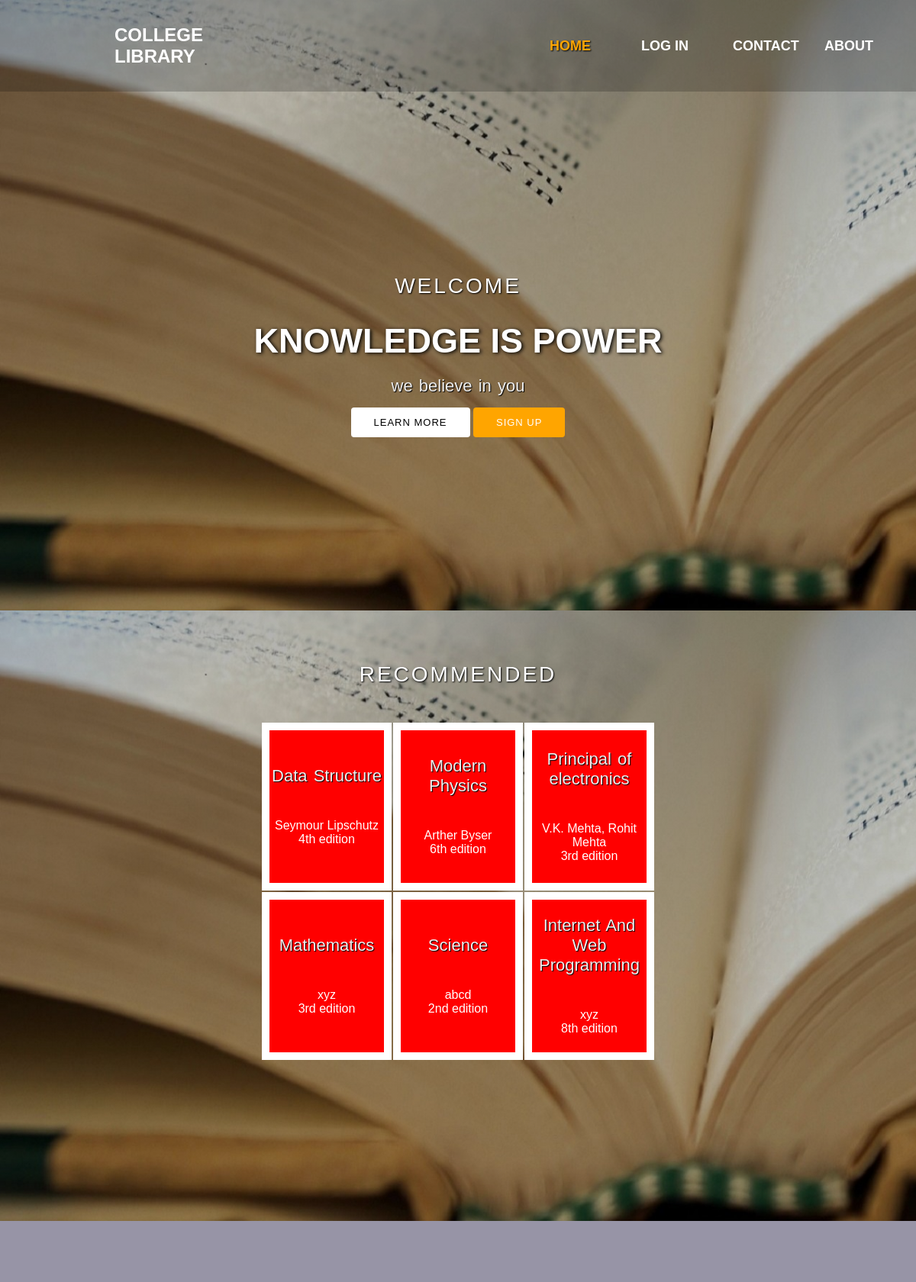
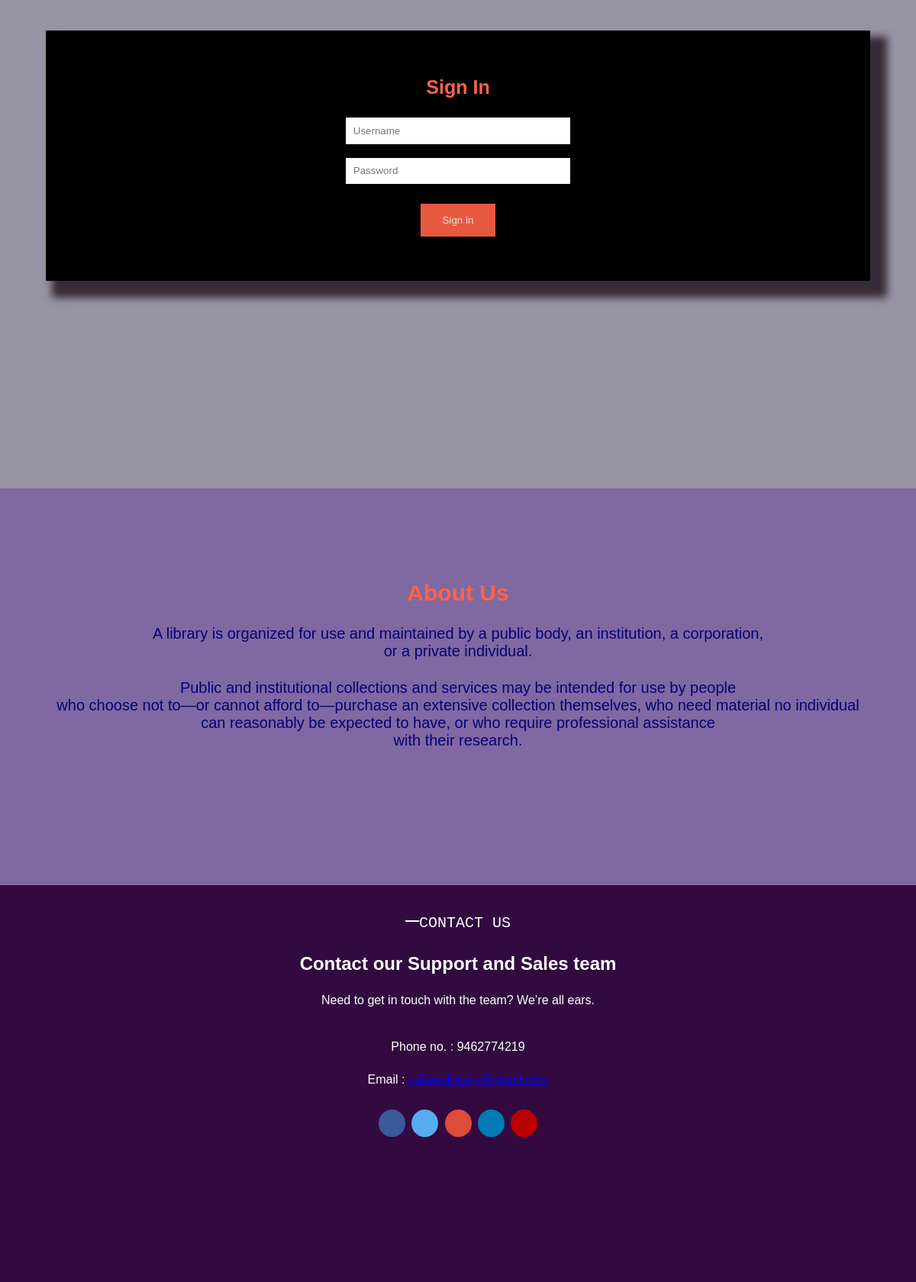
The page / on the database its author committed (2 pictures, top to bottom).
### tables this page shows
CREATE TABLE `books` (
  `bid` varchar(100) NOT NULL,
  `name` varchar(100) NOT NULL,
  `authors` varchar(100) NOT NULL,
  `edition` varchar(100) NOT NULL,
  `quantity` int(100) NOT NULL,
  `department` varchar(100) NOT NULL,
  `checkout` int(3) NOT NULL DEFAULT 0
);

### index.php (the view, shortened to what this page needs)
<?php
   include "connection.php";
?>
<!DOCTYPE html>
<html lang="en" dir="ltr">
<head>
  <link rel="stylesheet" href="style.css">
  <link rel="stylesheet" href = "social-media-icons.css">
</head>
<body>
   <header>
      <nav>
        <div class="logo">
          <h2>College Library</h2>
        </div>
        <div class="menu">
          <a href="index.php">Home</a>
          <a href="#login_id">Log In</a>
          <a href="#Contact">Contact</a>
          <a href="#about">About</a>
        </div>
      </nav>
        <main>
          <section>
            <h3>WELCOME</h3>
            <h1>knowledge is power</h1>
            <p>we believe in you</p>
            <a href="#about" class="one">LEARN MORE</a>
            <a  onclick="document.getElementById('id01').style.display='block'" class="two">Sign Up</a>
          </section>
        </main>
    </header>
    <header>
        <main>
          <section>
            <h3>RECOMMENDED</h3>
            <div class = 'reco_table'>
            <?php
              $sql = "select * FROM books order by checkout desc limit 6";
              $res = mysqli_query($conn,$sql);
              echo "<table><tr>";
              $c = 0;
              while ($row=mysqli_fetch_assoc($res)) {
                if ($c!=6) {
                  echo "<td><p>".$row["name"]."</p><br>".$row["authors"]."<br>".$row["edition"]." edition </td>";
                  $c += 1;
                  if($c%3==0){
                    echo "</tr><tr>";
                  }
                }
              }
              echo "</tr></table>";
            ?>
            </div>
          </section>
        </main>
    </header>
    <div id="login_id">
      <form class="signin_form"  action="signin.php" method="post">
      <div id="sign_in">
        <center><h3>Sign In</h3></center>
        <center><input type='text' name='user' class="sign_class" id='name_id' placeholder='Username' required></center><br>
        <center><input type='password' name='pass' class="sign_class" id='pass_id' placeholder='Password' required></center><br>
        <center><button type='submit' value='Sign in' name="but_sigin" id="but_signin">Sign in</button></center>
      </div>
      </form>
    </div>
    <div id="about">
    	<h2 style='color:tomato'>About Us</h2>
    	<p>A library is organized for use and maintained by a public body, an institution, a corporation, <br>or a private individual.</p>
    	<p>Public and institutional collections and services may be intended for use by people <br>who choose not to—or cannot afford to—purchase an extensive collection themselves, who need material no individual <br>can reasonably be expected to have, or who require professional assistance <br>with their research.</p>
    </div>
    <div id="Contact">
    	<pre><span style='font-size:30px'>&#8212;</span>Contact Us</pre>
    	<h2>Contact our Support and Sales team</h2>
    	<p>Need to get in touch with the team? We’re all ears.</p>
    	<br>
    	<p>Phone no. : 9462774219</p>
    	<p>Email : <a href=#>collegelibrary@gmail.com</a></p>
    	<a href="#fb" class="fa fa-facebook"></a>
    	<a href="#tw" class="fa fa-twitter"></a>
    	<a href="#go" class="fa fa-google"></a>
    	<a href="#li" class="fa fa-linkedin"></a>
    	<a href="#yo" class="fa fa-youtube"></a>
    </div>
</body>
</html>

### style.css (style rules this page uses)
* { margin: 0; padding: 0; box-sizing: border-box; }
body { background-color:#9794A6; font-family: sans-serif; }
a,button { cursor: pointer; }
header { width: 100%; height: 100vh; background-image:linear-gradient(rgba(0, 0, 0, 0.3),rgba(0,0,0,0.1)) ,url('backg.jpg'); background-repeat: no-repeat; background-size: cover; }
nav { width: 100%; height: 15vh; background: rgba(0,0,0,0.2); color: white; display: flex; justify-content: space-between; align-items:center; text-transform: uppercase; }
nav .logo { width: 25%; text-align: center; }
nav .logo h2 { margin: 8px 150px; background: rgb(0,0,0,0.6); border-radius: 20px; }
nav .menu { width: 40%; display: flex; justify-content: space-around; }
nav .menu a { width: 25%; font-size: 18px; text-decoration: none; color: white; font-weight: bold; }
nav .menu a:first-child { text-shadow: 1px 1px 2px black; color: orange; }
main { width: 100%; height: 85vh; display: flex;justify-content: center;align-items: center; text-align: center; }
section { color: white; }
section h3 { font-size: 28px;font-weight: 200; letter-spacing: 3px; text-shadow: 1px 1px 2px black; }
section h1 { margin: 30px 0 20px 0; font-size: 45px; font-weight: 700; text-shadow: 2px 1px 5px black; text-transform: uppercase; }
section p { font-size: 22px; color: #eee; word-spacing: 2px; margin-bottom: 25px; text-shadow: 1px 1px 1px black; }
section a { padding: 12px 30px; border-radius: 4px; outline: none; text-transform: uppercase; font-size: 13px; font-weight: 500; text-decoration: none; letter-spacing: 1px; transition: all .5s ease; }
section .one { background: #fff; color: #000; }
section .two { background: orange; color: #fff; }
.reco_table table { padding: 20px; }
.reco_table td { cursor: pointer; border: 10px solid #ffff; text-align: center; width: 170px; height: 220px; background: red; }
#login_id { height: 90vh; padding: 5%; padding-top: 10%; }
#sign_in { width:100%; padding:50px; background-color:black; box-shadow: 15px 15px 10px 7px rgba(54,43,54,1); }
#sign_in h3 { padding-top:10px; color:tomato; font-size:25px; margin-bottom: 25px; }
.sign_class { width:30%; padding:1%; border:0px solid black; }
button { color: white; padding: 14px 20px; margin: 8px 0; border: none; cursor: pointer; width: 10%; opacity: 0.9; }
#but_signin { background-color: tomato; }
#about { color:#020373; font-size:20px; background-color:#8068A2; width: 100%; height: 65vh; padding-top: 10%; display: block;justify-content: center;align-items: center; text-align: center; }
#about p,h2 { margin-bottom: 25px; }
#Contact { padding-top:30px; padding-bottom:40px; text-align:center; color:white; width: 100%; height: 65vh; background-color:#320A40 ; }
#Contact p,h2,pre { margin-bottom: 25px; }
pre { font-size:20px; text-transform:uppercase; font-family:'Roboto Mono', monospace; font-weight:500; overflow-y:hidden; }
.fa { padding: 10px; font-size: 20px; width: 35px; text-align: center; text-decoration: none; margin: 5px 2px; border-radius: 50%; }
.fa-facebook { background: #3B5998; color: white; }
.fa-twitter { background: #55ACEE; color: white; }
.fa-google { background: #dd4b39; color: white; }
.fa-linkedin { background: #007bb5; color: white; }
.fa-youtube { background: #bb0000; color: white; }

### rows shown on the page
books: name "Data Structure", authors "Seymour Lipschutz", edition "4th"
books: name "Modern Physics", authors "Arther Byser", edition "6th"
books: name "Principal of electronics", authors "V.K. Mehta, Rohit Mehta", edition "3rd"
books: name "Mathematics", authors "xyz", edition "3rd"
books: name "Science", authors "abcd", edition "2nd"
books: name "Internet And Web Programming", authors "xyz", edition "8th"
